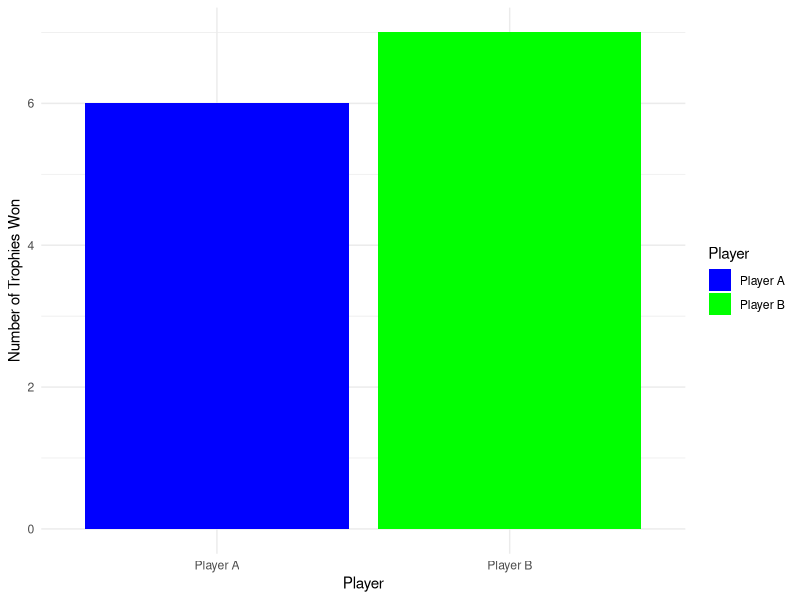
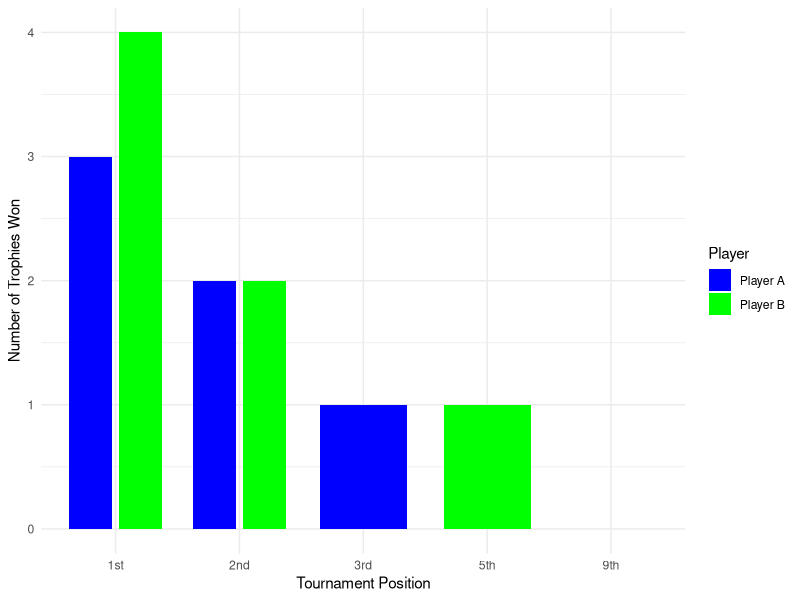

Write the R code that produced these figures, in order.
library(ggplot2)

# Sample data (replace with your actual data)
player_results <- data.frame(
  Player = c("Player A", "Player A", "Player A", "Player A", "Player B", "Player B", "Player B"),
  Position = c("1st", "2nd", "3rd", "9th", "1st", "2nd", "5th"),
  Trophies_Won = c(3, 2, 1, 0, 4, 2, 1)
)

# Plot the trophies won by a player (Bar Chart)
trophies_plot <- ggplot(player_results, aes(x = Player, y = Trophies_Won, fill = Player)) +
  geom_bar(stat = "identity") +
  xlab("Player") +
  ylab("Number of Trophies Won") +
  scale_fill_manual(values = c("Player A" = "blue", "Player B" = "green")) +
  theme_minimal()

# Plot the overall tournament results (Grouped Bar Chart)
overall_results_plot <- ggplot(player_results, aes(x = Position, y = Trophies_Won, fill = Player)) +
  geom_bar(stat = "identity", position = position_dodge(width = 0.8), width = 0.7) +
  xlab("Tournament Position") +
  ylab("Number of Trophies Won") +
  scale_fill_manual(values = c("Player A" = "blue", "Player B" = "green")) +
  theme_minimal()

# Display the plots
trophies_plot
overall_results_plot
